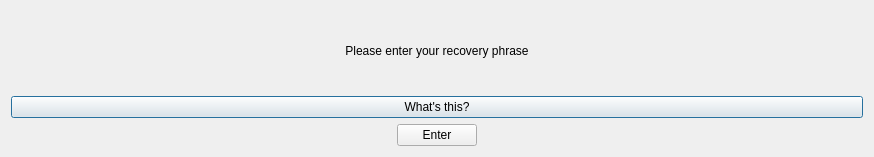
<?xml version="1.0" encoding="UTF-8"?>
<ui version="4.0">
 <class>AnswerQuestionDialog</class>
 <widget class="QDialog" name="AnswerQuestionDialog">
  <property name="geometry">
   <rect>
    <x>0</x>
    <y>0</y>
    <width>874</width>
    <height>157</height>
   </rect>
  </property>
  <property name="windowTitle">
   <string>Enter Your Passphrase</string>
  </property>
  <layout class="QVBoxLayout" name="verticalLayout">
   <item>
    <widget class="QLabel" name="lbl_question">
     <property name="text">
      <string>Please enter your recovery phrase</string>
     </property>
     <property name="alignment">
      <set>Qt::AlignCenter</set>
     </property>
    </widget>
   </item>
   <item>
    <layout class="QHBoxLayout" name="horizontalLayout_2">
     <item>
      <widget class="QPushButton" name="btn_help">
       <property name="cursor">
        <cursorShape>PointingHandCursor</cursorShape>
       </property>
       <property name="text">
        <string>What's this?</string>
       </property>
      </widget>
     </item>
    </layout>
   </item>
   <item>
    <layout class="QGridLayout" name="gbox_words"/>
   </item>
   <item>
    <layout class="QHBoxLayout" name="horizontalLayout">
     <item>
      <spacer name="horizontalSpacer">
       <property name="orientation">
        <enum>Qt::Horizontal</enum>
       </property>
       <property name="sizeHint" stdset="0">
        <size>
         <width>40</width>
         <height>20</height>
        </size>
       </property>
      </spacer>
     </item>
     <item>
      <widget class="QPushButton" name="btn_enter">
       <property name="cursor">
        <cursorShape>PointingHandCursor</cursorShape>
       </property>
       <property name="text">
        <string>Enter</string>
       </property>
      </widget>
     </item>
     <item>
      <spacer name="horizontalSpacer_2">
       <property name="orientation">
        <enum>Qt::Horizontal</enum>
       </property>
       <property name="sizeHint" stdset="0">
        <size>
         <width>40</width>
         <height>20</height>
        </size>
       </property>
      </spacer>
     </item>
    </layout>
   </item>
  </layout>
 </widget>
 <resources/>
 <connections/>
</ui>
